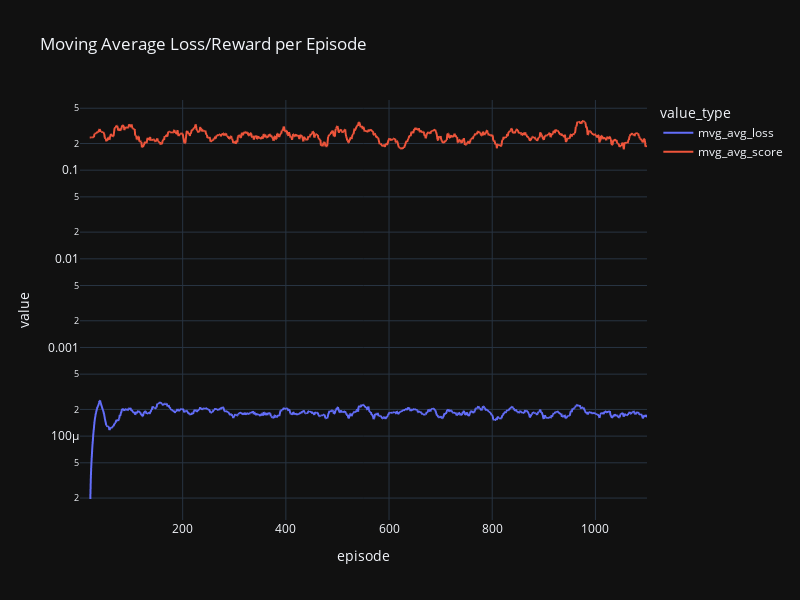

Notebook code for this chart:
### Code cell
# moving average loss/reward per episode
fig = px.line(df_metrics_pivot[df_metrics_pivot['value_type'].isin(['mvg_avg_score', 'mvg_avg_loss'])], x="episode", y="value", color='value_type', title='Moving Average Loss/Reward per Episode', log_y=True)

fig.update_layout(width=800, height=600)

fig.show()

### Figure 1 — Plotly figure (JSON) as saved in the notebook; plotly's stock layout.template omitted (floating-point values rounded to 4 significant figures; data arrays with more than 128 entries replaced by an {"elided": "..."} marker saying what was removed)
{"data": [{"hovertemplate": "value_type=mvg_avg_loss<br>episode=%{x}<br>value=%{y}<extra></extra>", "legendgroup": "mvg_avg_loss", "line": {"color": "#636efa", "dash": "solid"}, "marker": {"symbol": "circle"}, "mode": "lines", "name": "mvg_avg_loss", "showlegend": true, "x": {"elided": "1100 int values"}, "xaxis": "x", "y": {"elided": "1100 float values"}, "yaxis": "y", "type": "scattergl"}, {"hovertemplate": "value_type=mvg_avg_score<br>episode=%{x}<br>value=%{y}<extra></extra>", "legendgroup": "mvg_avg_score", "line": {"color": "#EF553B", "dash": "solid"}, "marker": {"symbol": "circle"}, "mode": "lines", "name": "mvg_avg_score", "showlegend": true, "x": {"elided": "1100 int values"}, "xaxis": "x", "y": {"elided": "1100 float values"}, "yaxis": "y", "type": "scattergl"}], "layout": {"xaxis": {"anchor": "y", "domain": [0.0, 1.0], "title": {"text": "episode"}}, "yaxis": {"anchor": "x", "domain": [0.0, 1.0], "title": {"text": "value"}, "type": "log"}, "legend": {"title": {"text": "value_type"}, "tracegroupgap": 0}, "title": {"text": "Moving Average Loss/Reward per Episode"}, "width": 800, "height": 600}}
